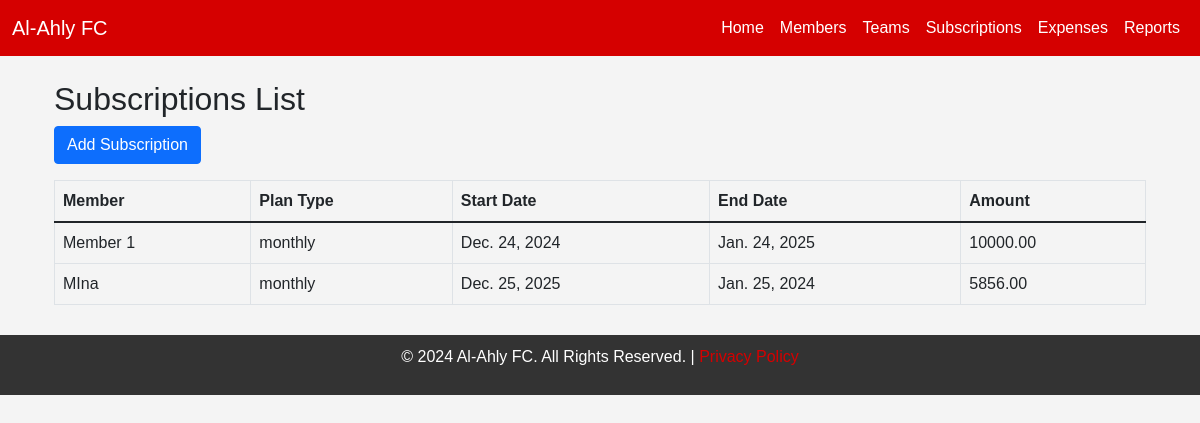
The page /subscriptions/ on the database its author committed.
### subscriptions/models.py (models this page shows, shortened)
class Subscription(models.Model):
    plan_type = models.CharField(max_length=20, choices=[
        ('monthly', 'Monthly'),
        ('quarterly', 'Quarterly'),
        ('yearly', 'Yearly')
    ])
    start_date = models.DateField()
    end_date = models.DateField()
    amount = models.DecimalField(max_digits=8, decimal_places=2)
    member = models.ForeignKey(Member, on_delete=models.CASCADE, related_name='subscriptions')

### Members/models.py (models this page shows, shortened)
class Member(models.Model):
    name = models.CharField(max_length=100)
    email = models.EmailField(unique=True)
    phone_number = models.CharField(max_length=15)
    subscription_status = models.CharField(max_length=10, choices=[
        ('active', 'Active'),
        ('inactive', 'Inactive'),
        ('overdue', 'Overdue')
    ])

### subscriptions/views.py (the view)
# urls.py: path('', views.subscription_list, name='subscription_list'),
def subscription_list(request):
    subscriptions = Subscription.objects.all()
    return render(request, 'subscriptions/subscription_list.html', {'subscriptions': subscriptions})

### templates/subscriptions/subscription_list.html
{% extends 'base.html' %}{% block content %}
<div class="container mt-4">
    <h2>Subscriptions List</h2>
    <a href="create/" class="btn btn-primary mb-3">Add Subscription</a>
    <table class="table table-bordered">
        <thead>
            <tr>
                <th>Member</th>
                <th>Plan Type</th>
                <th>Start Date</th>
                <th>End Date</th>
                <th>Amount</th>
            </tr>
        </thead>
        <tbody>
            {% for subscription in subscriptions %}
            <tr>
                <td>{{ subscription.member.name }}</td>
                <td>{{ subscription.plan_type }}</td>
                <td>{{ subscription.start_date }}</td>
                <td>{{ subscription.end_date }}</td>
                <td>{{ subscription.amount }}</td>
            </tr>
            {% endfor %}
        </tbody>
    </table>
</div>
{% endblock %}

### templates/base.html (style rules this page uses)
body { font-family: Arial, sans-serif; background-color: #f4f4f4; }

### rows shown on the page
Subscription: member.name "Member 1", plan_type "monthly", start_date "Dec. 24, 2024", end_date "Jan. 24, 2025", amount "10000.00"
Subscription: member.name "MIna", plan_type "monthly", start_date "Dec. 25, 2025", end_date "Jan. 25, 2024", amount "5856.00"
